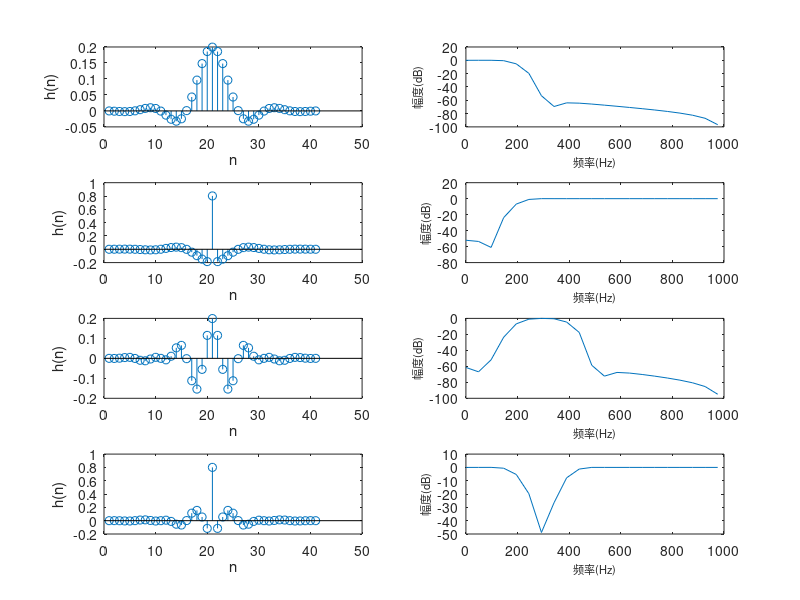

The MATLAB script that drew this image:
%%b=fir1(11,0.2) ;
%%b=fir1(11,0.2,'high');
%%plot(20*log(abs(fft(b)))/log(10));


%E4_1_fir1.m 文件的源代码
N=41; %滤波器长度
fs=2000; %抽样频率
%各种滤波器的特征频率
fc_lpf=200; 
fc_hpf=200; 
fp_bandpass=[200 400]; 
fc_stop=[200 400]; 
%以抽样频率的一半对频率进行归一化处理
wn_lpf=fc_lpf*2/fs; 
wn_hpf=fc_hpf*2/fs; 
wn_bandpass=fp_bandpass*2/fs; 
wn_stop=fc_stop*2/fs; 
%采用 fir1 函数设计 FIR 滤波器
b_lpf=fir1(N-1,wn_lpf); 
b_hpf=fir1(N-1,wn_hpf,'high'); 
b_bandpass=fir1(N-1,wn_bandpass,'bandpass'); 
b_stop=fir1(N-1,wn_stop,'stop'); 
%求滤波器的幅频响应
m_lpf=20*log10(abs(fft(b_lpf))); 
m_hpf=20*log10(abs(fft(b_hpf))); 
m_bandpass=20*log10(abs(fft(b_bandpass))); 
m_stop=20*log10(abs(fft(b_stop))); 
%设置幅频响应的横坐标单位为 Hz 
x_f=[0:(fs/length(m_lpf)):fs/2]; 
%绘制单位脉冲响应
subplot(421);stem(b_lpf);xlabel('n');ylabel('h(n)'); 
subplot(423);stem(b_hpf);xlabel('n');ylabel('h(n)'); 
subplot(425);stem(b_bandpass);xlabel('n');ylabel('h(n)'); 
subplot(427);stem(b_stop);xlabel('n');ylabel('h(n)'); 
%绘制幅频响应曲线
subplot(422);plot(x_f,m_lpf(1:length(x_f))); 
xlabel('频率(Hz)','fontsize',8);ylabel('幅度(dB)','fontsize',8); 
subplot(424);plot(x_f,m_hpf(1:length(x_f))); 
xlabel('频率(Hz)','fontsize',8);ylabel('幅度(dB)','fontsize',8); 
subplot(426);plot(x_f,m_bandpass(1:length(x_f))); 
xlabel('频率(Hz)','fontsize',8);ylabel('幅度(dB)','fontsize',8); 
subplot(428);plot(x_f,m_stop(1:length(x_f))); 
xlabel('频率(Hz)','fontsize',8);ylabel('幅度(dB)','fontsize',8); 


